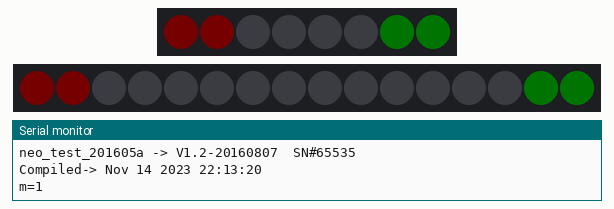
The sketch below on a simulated Arduino Uno, built with avr-gcc and run on an emulated ATmega328P. Shown: 8 RGB LEDs in strip order, left to right, 16 RGB LEDs in strip order, left to right, the last lines printed to the serial monitor. Dim RGB values are drawn brighter than linear.

Above: at 0.05 s.
At 4.41 s:
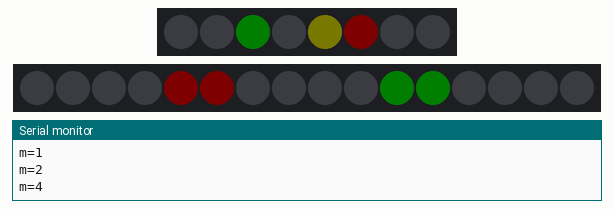
At 9.38 s:
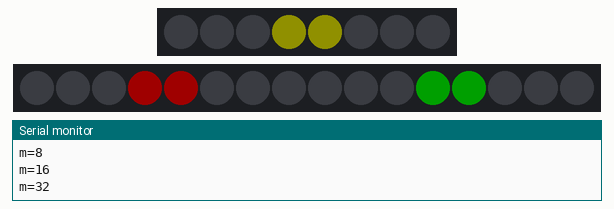
At 19.47 s:
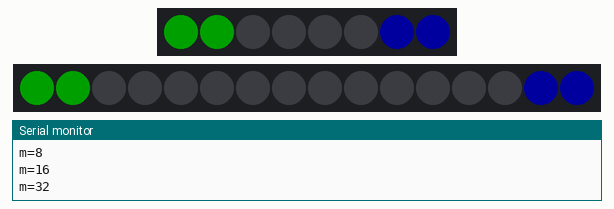
At 29.23 s:
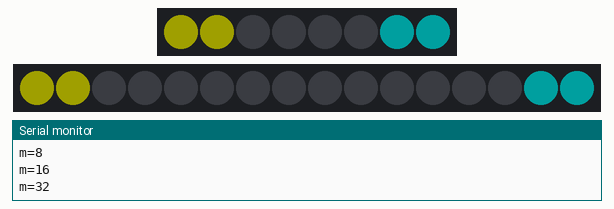
At 39.93 s:
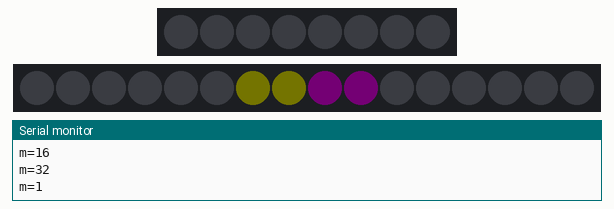
Timing chart, 0 to 40.0 s (numbered marks = the images above):
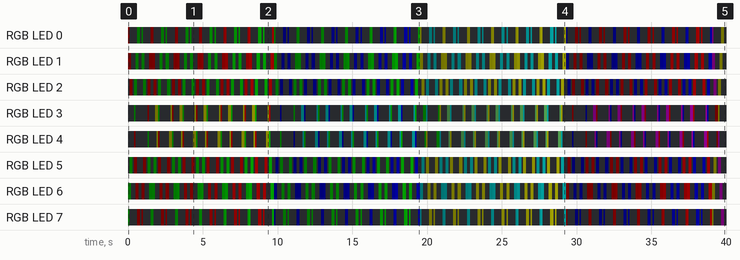

The sketch:

neo_test_201605a_r_l.ino
```cpp
//
// Neopixels with new ring and line parts from China drm 20160512
// V1.0 based on code from Adafruit
const char *version="neo_test_201605a -> V1.2-20160807 ";

#include <Arduino.h>

#include <avr/sleep.h>
#include <avr/power.h>
#include <avr/wdt.h>
#include <Wire.h>
#include <EEPROM.h>

#include <Adafruit_NeoPixel.h>

// Defines for the neopixels
#define PIN_R            8 // pin driving the neopixels ring
#define PIN_L           A0 // pin driving the neopixels line
#define NUMPIXELS_R     16 // How many NeoPixels in the ring
#define NUMPIXELS_L      8 // How many NeoPixels in the line
#define INTENMAX        33 // Maximum intensity

// When we setup the NeoPixel library, we tell it how many pixels, and which pin to use to send signals.
Adafruit_NeoPixel pixels_r = Adafruit_NeoPixel(NUMPIXELS_R, PIN_R, NEO_GRB + NEO_KHZ800);
Adafruit_NeoPixel pixels_l = Adafruit_NeoPixel(NUMPIXELS_L, PIN_L, NEO_GRB + NEO_KHZ800);

int delayval = 100; // delay between writes

void setup()
{
  Serial.begin(115200); // I always use the serial for debug
  drm_Start_print();
  pixels_l.begin(); // This initializes the NeoPixel library.
  pixels_l.clear(); pixels_l.show(); // clear all and then send it out
  pixels_r.begin(); // This initializes the NeoPixel library.
  pixels_r.clear(); pixels_l.show(); // clear all and then send it out
}

void loop() {

  // Loop through color changes
  for(int n=1; n<8; n++)
  {
    int r, g, b;
    r=((n&1)!=0);
    g=((n&2)!=0);
    b=((n&4)!=0);

    // Loop through intensities
    for(int m=1; m<min(255,INTENMAX); m*=2)
    {
      Serial.print("m=");
      Serial.println(m);
      // unused debug printing
      //Serial.print("n=");
      //Serial.print(n); Serial.print(", m=");
      //Serial.print(m); Serial.print(" - r=");
      //Serial.print(r); Serial.print(", g=");
      //Serial.print(g); Serial.print(", b=");
      //Serial.println(b);

      int inc = 2; // the number of pixel in a packet
      int l1 = 0, dirl1 = 1; // keep track of the pixel
      int c1 = 0, dirc1 = 1; // keep track of the pixel
      int rval1, gval1, bval1;
      int l2 = NUMPIXELS_L-1, dirl2 = -1; // a second
      int c2 = NUMPIXELS_R-1, dirc2 = -1; // a second
      int rval2, gval2, bval2;
      int p;

      // For a set of NeoPixels the first NeoPixel is 0, second is 1, all the way up to the count of pixels minus one.
      for(int i=0; i<max(NUMPIXELS_L,NUMPIXELS_R); i++) // move one pixel at a time
      {
        /*
        Serial.print("pixel=");
        Serial.print(pixel); Serial.print(", pixel2=");
        Serial.println(pixel2);
        */
        // Clear the previous pixels
        pixels_l.clear();
        pixels_r.clear();

        // packet 1 colors
        rval1 = min(r*m, INTENMAX);
        gval1 = min(g*m, INTENMAX);
        bval1 = min(b*m, INTENMAX);
        // packet 2 colors
        rval2 = min(b*m, INTENMAX);
        gval2 = min(r*m, INTENMAX);
        bval2 = min(g*m, INTENMAX);

        for(p=l1; abs(p-l1)<inc; p+=dirl1)
        {
// line
          if(p>=min(l2,l2+dirl2*inc) && p<=max(l2,l2+dirl2*inc))
          {
            pixels_l.setPixelColor(p, pixels_l.Color((rval1+rval2)/2, (gval1+gval2)/2, (bval1+bval2)/2)); // Turn pixel for packet 1,2 overlap
          }
          else
          {
            pixels_l.setPixelColor(p, pixels_l.Color(rval1, gval1, bval1)); // Turn pixel for packet 1 only
          }
        }
// circle
        for(p=c1; abs(p-c1)<inc; p+=dirc1)
        {
          if(p>=min(c2,c2+dirc2*inc) && p<=max(c2,c2+dirc2*inc))
          {
            pixels_r.setPixelColor(p, pixels_r.Color((rval1+rval2)/2, (gval1+gval2)/2, (bval1+bval2)/2)); // Turn pixel for packet 1,2 overlap
          }
          else
          {
            pixels_r.setPixelColor(p, pixels_r.Color(rval1, gval1, bval1)); // Turn pixel for packet 1 only
          }
        } // p over pixels of packet 1

        for(p=l2; abs(p-l2)<inc; p+=dirl2)
        {
          if(!(p>=min(l1,l1+dirl1*inc) && p<=max(l1,l1+dirl1*inc))) // packet 2 only for not overlaping with packet 1
            pixels_l.setPixelColor(p, pixels_l.Color(rval2, gval2, bval2)); // Turn pixel for packet 2 only
        }

        for(p=c2; abs(p-c2)<inc; p+=dirc2)
        {
          if(!(p>=min(c1,c1+dirc1*inc) && p<=max(c1,c1+dirc1*inc))) // packet 2 only for not overlaping with packet 1
            pixels_r.setPixelColor(p, pixels_r.Color(rval2, gval2, bval2)); // Turn pixel for packet 2 only
        } // p over pixels of packet 2

        pixels_l.show(); // This sends the updated pixel color to the hardware.
        pixels_r.show(); // This sends the updated pixel color to the hardware.
        // increment things
        if(l1 == NUMPIXELS_L)
        {
          dirl1= -dirl1;
          dirl2= -dirl2;
          dirc1= -dirc1;
          dirc2= -dirc2;
        }
        l1+=dirl1;
        l2+=dirl2;
        c1+=dirc1;
        c2+=dirc2;
        if(delayval!=0) delay(delayval); // Delay for a period of time (in milliseconds).
        } // i -- pixel motion
      } // m -- intensities
    pixels_l.clear(); pixels_l.show();
    pixels_r.clear(); pixels_r.show();
    delay(25);
  } // n -- colors
}
void drm_Start_print()
{
  Serial.print(version); Serial.print(F(" SN#"));
  Serial.println(drm_Serialno());
  Serial.print(F("Compiled-> "));
  Serial.print(F(__DATE__));
  Serial.print(F(" "));
  Serial.println(F(__TIME__));
}
unsigned short drm_Serialno() {
  return(EEPROM.read(5) << 8 | EEPROM.read(6)); // combine two bytes into in serial number (drm specific)
}
```

Measured:
- by itself, RGB LED 0: off → RGB(1, 0, 0) at 0.00 s, → off 0.10 s later, → RGB(0, 1, 0) 0.51 s later, → off 0.20 s later, … (172 changes in this stretch)
- by itself, RGB LED 1: off → RGB(1, 0, 0) at 0.00 s, → off 0.20 s later, → RGB(0, 1, 0) 0.30 s later, → off 0.20 s later, … (172 changes in this stretch)
